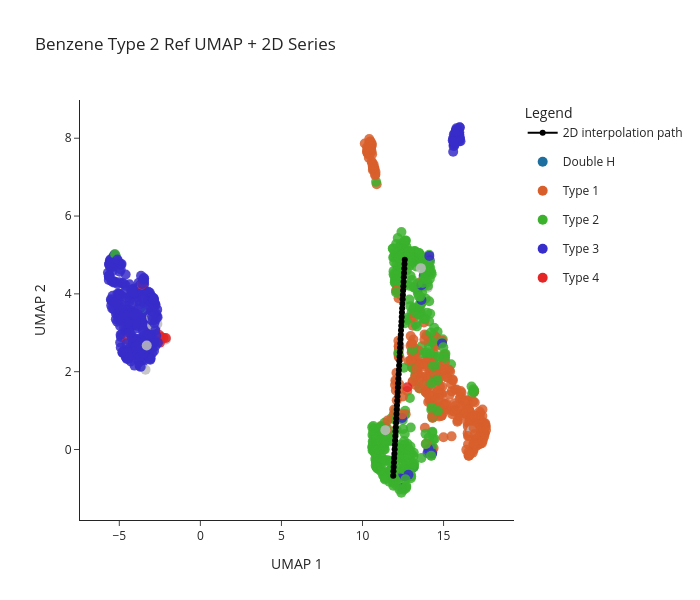

This figure's notebook cell:
### Code cell
# --- Define 2D start/end ---
start_2d = np.array([11.895, -0.6732])
end_2d   = np.array([12.6069, 4.8782])

num_points = 50
series_pts_2d = np.linspace(start_2d, end_2d, num_points)

# --- 2D series trace with UMAP hover ---
series_trace = go.Scatter(
    x=series_pts_2d[:, 0],
    y=series_pts_2d[:, 1],
    mode="lines+markers",
    line=dict(color="black", width=2),
    marker=dict(size=6, symbol="circle"),
    name="2D interpolation path",
    hoverinfo="text",
    text=[
        f"UMAP 1: {x:.4f}<br>UMAP 2: {y:.4f}"
        for x, y in series_pts_2d
    ]
)

# --- Regular points trace with UMAP coordinates in hover ---
scatter = go.Scatter(
    x=reduced_space[:, 0],
    y=reduced_space[:, 1],
    mode="markers",
    marker=dict(
        size=10,
        color=point_colors,
        opacity=0.85
    ),
    hoverinfo="text",
    text=[
        (
            f"idx: {i}<br>"
            f"MECI type: {t}<br>"
            f"UMAP 1: {x:.4f}<br>"
            f"UMAP 2: {y:.4f}"
        )
        for i, t, x, y in zip(
            idx,
            point_types,
            reduced_space[:, 0],
            reduced_space[:, 1]
        )
    ],
    showlegend=False
)

# --- New figure with series ---
fig_series = go.Figure(
    data=[scatter] + star_traces + [series_trace] + type_legend_traces
)

fig_series.update_layout(
    width=700,
    height=600,
    title=f"Benzene Type 2 Ref {reduction_technique} + 2D Series",
    xaxis_title=f"{reduction_technique} 1",
    yaxis_title=f"{reduction_technique} 2",
    legend_title_text="Legend",
    template="simple_white",
    hovermode="closest"
)

fig_series.show()

### Figure 1 — Plotly figure (JSON) as saved in the notebook; plotly's stock layout.template omitted (floating-point values rounded to 4 significant figures; data arrays with more than 128 entries replaced by an {"elided": "..."} marker saying what was removed)
{"data": [{"hoverinfo": "text", "marker": {"color": {"elided": "1193 str values"}, "opacity": 0.85, "size": 10}, "mode": "markers", "showlegend": false, "text": {"elided": "1193 str values"}, "type": "scatter", "x": {"elided": "1193 float values"}, "y": {"elided": "1193 float values"}}, {"hoverinfo": "text", "line": {"color": "black", "width": 2}, "marker": {"size": 6, "symbol": "circle"}, "mode": "lines+markers", "name": "2D interpolation path", "text": ["UMAP 1: 11.8950<br>UMAP 2: -0.6732", "UMAP 1: 11.9095<br>UMAP 2: -0.5599", "UMAP 1: 11.9241<br>UMAP 2: -0.4466", "UMAP 1: 11.9386<br>UMAP 2: -0.3333", "UMAP 1: 11.9531<br>UMAP 2: -0.2200", "UMAP 1: 11.9676<br>UMAP 2: -0.1067", "UMAP 1: 11.9822<br>UMAP 2: 0.0066", "UMAP 1: 11.9967<br>UMAP 2: 0.1199", "UMAP 1: 12.0112<br>UMAP 2: 0.2332", "UMAP 1: 12.0258<br>UMAP 2: 0.3464", "UMAP 1: 12.0403<br>UMAP 2: 0.4597", "UMAP 1: 12.0548<br>UMAP 2: 0.5730", "UMAP 1: 12.0693<br>UMAP 2: 0.6863", "UMAP 1: 12.0839<br>UMAP 2: 0.7996", "UMAP 1: 12.0984<br>UMAP 2: 0.9129", "UMAP 1: 12.1129<br>UMAP 2: 1.0262", "UMAP 1: 12.1275<br>UMAP 2: 1.1395", "UMAP 1: 12.1420<br>UMAP 2: 1.2528", "UMAP 1: 12.1565<br>UMAP 2: 1.3661", "UMAP 1: 12.1710<br>UMAP 2: 1.4794", "UMAP 1: 12.1856<br>UMAP 2: 1.5927", "UMAP 1: 12.2001<br>UMAP 2: 1.7060", "UMAP 1: 12.2146<br>UMAP 2: 1.8193", "UMAP 1: 12.2292<br>UMAP 2: 1.9326", "UMAP 1: 12.2437<br>UMAP 2: 2.0459", "UMAP 1: 12.2582<br>UMAP 2: 2.1591", "UMAP 1: 12.2727<br>UMAP 2: 2.2724", "UMAP 1: 12.2873<br>UMAP 2: 2.3857", "UMAP 1: 12.3018<br>UMAP 2: 2.4990", "UMAP 1: 12.3163<br>UMAP 2: 2.6123", "UMAP 1: 12.3309<br>UMAP 2: 2.7256", "UMAP 1: 12.3454<br>UMAP 2: 2.8389", "UMAP 1: 12.3599<br>UMAP 2: 2.9522", "UMAP 1: 12.3744<br>UMAP 2: 3.0655", "UMAP 1: 12.3890<br>UMAP 2: 3.1788", "UMAP 1: 12.4035<br>UMAP 2: 3.2921", "UMAP 1: 12.4180<br>UMAP 2: 3.4054", "UMAP 1: 12.4326<br>UMAP 2: 3.5187", "UMAP 1: 12.4471<br>UMAP 2: 3.6320", "UMAP 1: 12.4616<br>UMAP 2: 3.7453", "UMAP 1: 12.4761<br>UMAP 2: 3.8586", "UMAP 1: 12.4907<br>UMAP 2: 3.9718", "UMAP 1: 12.5052<br>UMAP 2: 4.0851", "UMAP 1: 12.5197<br>UMAP 2: 4.1984", "UMAP 1: 12.5343<br>UMAP 2: 4.3117", "UMAP 1: 12.5488<br>UMAP 2: 4.4250", "UMAP 1: 12.5633<br>UMAP 2: 4.5383", "UMAP 1: 12.5778<br>UMAP 2: 4.6516", "UMAP 1: 12.5924<br>UMAP 2: 4.7649", "UMAP 1: 12.6069<br>UMAP 2: 4.8782"], "type": "scatter", "x": [11.89, 11.91, 11.92, 11.94, 11.95, 11.97, 11.98, 12.0, 12.01, 12.03, 12.04, 12.05, 12.07, 12.08, 12.1, 12.11, 12.13, 12.14, 12.16, 12.17, 12.19, 12.2, 12.21, 12.23, 12.24, 12.26, 12.27, 12.29, 12.3, 12.32, 12.33, 12.35, 12.36, 12.37, 12.39, 12.4, 12.42, 12.43, 12.45, 12.46, 12.48, 12.49, 12.51, 12.52, 12.53, 12.55, 12.56, 12.58, 12.59, 12.61], "y": [-0.6732, -0.5599, -0.4466, -0.3333, -0.22, -0.1067, 0.006563, 0.1199, 0.2332, 0.3464, 0.4597, 0.573, 0.6863, 0.7996, 0.9129, 1.026, 1.14, 1.253, 1.366, 1.479, 1.593, 1.706, 1.819, 1.933, 2.046, 2.159, 2.272, 2.386, 2.499, 2.612, 2.726, 2.839, 2.952, 3.065, 3.179, 3.292, 3.405, 3.519, 3.632, 3.745, 3.859, 3.972, 4.085, 4.198, 4.312, 4.425, 4.538, 4.652, 4.765, 4.878]}, {"legendgroup": "Double H", "marker": {"color": "#1c6f9f", "size": 10}, "mode": "markers", "name": "Double H", "showlegend": true, "type": "scatter", "x": [null], "y": [null]}, {"legendgroup": "Type 1", "marker": {"color": "#d85f2b", "size": 10}, "mode": "markers", "name": "Type 1", "showlegend": true, "type": "scatter", "x": [null], "y": [null]}, {"legendgroup": "Type 2", "marker": {"color": "#3bb12e", "size": 10}, "mode": "markers", "name": "Type 2", "showlegend": true, "type": "scatter", "x": [null], "y": [null]}, {"legendgroup": "Type 3", "marker": {"color": "#372dca", "size": 10}, "mode": "markers", "name": "Type 3", "showlegend": true, "type": "scatter", "x": [null], "y": [null]}, {"legendgroup": "Type 4", "marker": {"color": "#e42626", "size": 10}, "mode": "markers", "name": "Type 4", "showlegend": true, "type": "scatter", "x": [null], "y": [null]}], "layout": {"height": 600, "hovermode": "closest", "legend": {"title": {"text": "Legend"}}, "title": {"text": "Benzene Type 2 Ref UMAP + 2D Series"}, "width": 700, "xaxis": {"title": {"text": "UMAP 1"}}, "yaxis": {"title": {"text": "UMAP 2"}}}}
